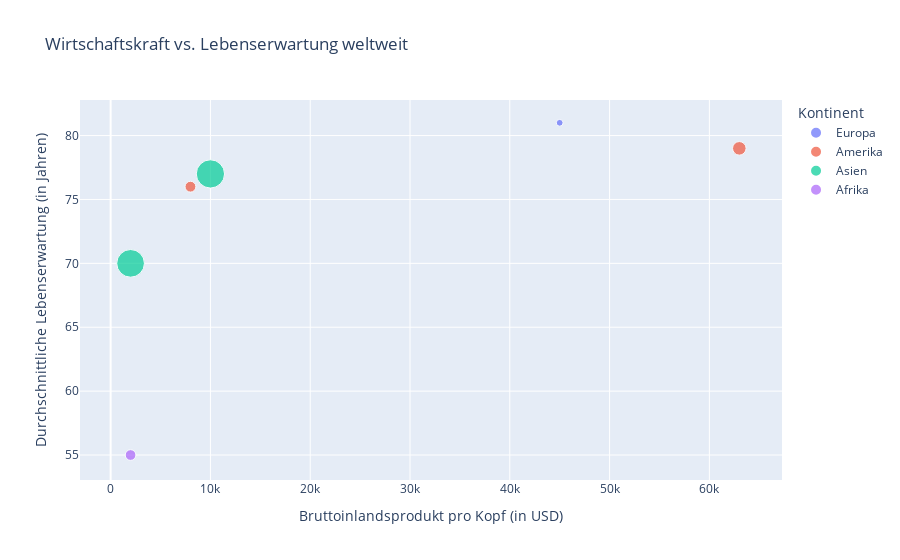

Notebook code cell kept with this figure:
### Code cell
# Diagramm mit besseren Beschriftungen
fig_labeled = px.scatter(
    data_frame=df_laender_stats,
    x='BIP_pro_Kopf',
    y='Lebenserwartung',
    color='Kontinent',
    size='Einwohner_Mio',
    title='Wirtschaftskraft vs. Lebenserwartung weltweit', # Ein besserer Titel
    labels={ # Ein Dictionary, um die Beschriftungen zu ändern
        'BIP_pro_Kopf': 'Bruttoinlandsprodukt pro Kopf (in USD)',
        'Lebenserwartung': 'Durchschnittliche Lebenserwartung (in Jahren)',
        'Kontinent': 'Kontinent', # Auch die Legende kann man umbenennen
        'Einwohner_Mio': 'Einwohner (in Mio.)'
    }
)
fig_labeled.show()

### Figure 1 — Plotly figure (JSON) as saved in the notebook; plotly's stock layout.template omitted (floating-point values rounded to 4 significant figures)
{"data": [{"hovertemplate": "Kontinent=Europa<br>Bruttoinlandsprodukt pro Kopf (in USD)=%{x}<br>Durchschnittliche Lebenserwartung (in Jahren)=%{y}<br>Einwohner (in Mio.)=%{marker.size}<extra></extra>", "legendgroup": "Europa", "marker": {"color": "#636efa", "size": [83], "sizemode": "area", "sizeref": 3.598, "symbol": "circle"}, "mode": "markers", "name": "Europa", "orientation": "v", "showlegend": true, "type": "scatter", "x": [45000], "xaxis": "x", "y": [81], "yaxis": "y"}, {"hovertemplate": "Kontinent=Amerika<br>Bruttoinlandsprodukt pro Kopf (in USD)=%{x}<br>Durchschnittliche Lebenserwartung (in Jahren)=%{y}<br>Einwohner (in Mio.)=%{marker.size}<extra></extra>", "legendgroup": "Amerika", "marker": {"color": "#EF553B", "size": [331, 212], "sizemode": "area", "sizeref": 3.598, "symbol": "circle"}, "mode": "markers", "name": "Amerika", "orientation": "v", "showlegend": true, "type": "scatter", "x": [63000, 8000], "xaxis": "x", "y": [79, 76], "yaxis": "y"}, {"hovertemplate": "Kontinent=Asien<br>Bruttoinlandsprodukt pro Kopf (in USD)=%{x}<br>Durchschnittliche Lebenserwartung (in Jahren)=%{y}<br>Einwohner (in Mio.)=%{marker.size}<extra></extra>", "legendgroup": "Asien", "marker": {"color": "#00cc96", "size": [1439, 1380], "sizemode": "area", "sizeref": 3.598, "symbol": "circle"}, "mode": "markers", "name": "Asien", "orientation": "v", "showlegend": true, "type": "scatter", "x": [10000, 2000], "xaxis": "x", "y": [77, 70], "yaxis": "y"}, {"hovertemplate": "Kontinent=Afrika<br>Bruttoinlandsprodukt pro Kopf (in USD)=%{x}<br>Durchschnittliche Lebenserwartung (in Jahren)=%{y}<br>Einwohner (in Mio.)=%{marker.size}<extra></extra>", "legendgroup": "Afrika", "marker": {"color": "#ab63fa", "size": [206], "sizemode": "area", "sizeref": 3.598, "symbol": "circle"}, "mode": "markers", "name": "Afrika", "orientation": "v", "showlegend": true, "type": "scatter", "x": [2000], "xaxis": "x", "y": [55], "yaxis": "y"}], "layout": {"legend": {"itemsizing": "constant", "title": {"text": "Kontinent"}, "tracegroupgap": 0}, "title": {"text": "Wirtschaftskraft vs. Lebenserwartung weltweit"}, "xaxis": {"anchor": "y", "domain": [0, 1], "title": {"text": "Bruttoinlandsprodukt pro Kopf (in USD)"}}, "yaxis": {"anchor": "x", "domain": [0, 1], "title": {"text": "Durchschnittliche Lebenserwartung (in Jahren)"}}}}
